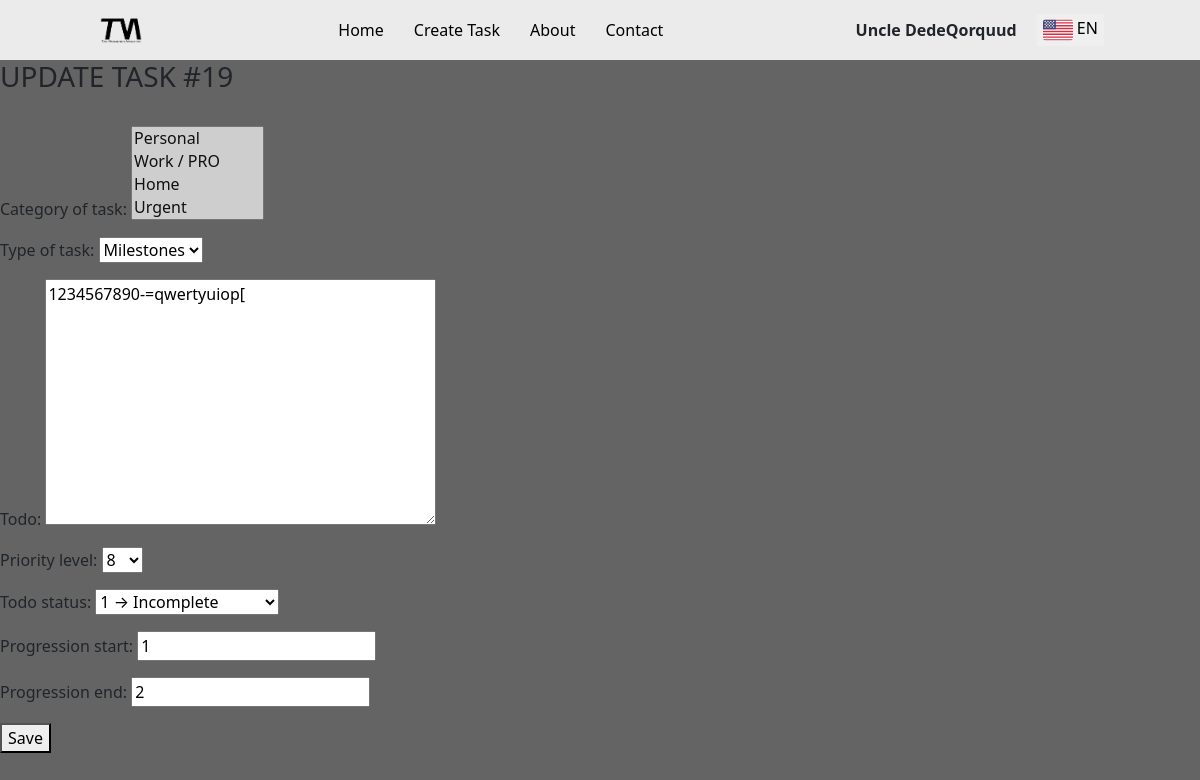
Page /update_task/19 (signed in) on the committed database.
### tasks/models.py (models this page shows, shortened)
class Task(models.Model):
    PRIORITY_OPTIONS = [(1,1), (2,2), (3,3), (4,4), (5,5), (6,6), (7,7), (8,8), (9,9), (10,10)]
    STATUS_OPTIONS = [(1,'1 → Incomplete'), (2,'2 → Work In Progress'), (3,'3 → Done')]
    category_of_task = models.ManyToManyField(Category, null=True, blank=True)
    type_of_task = models.ForeignKey(TypeOfTask, on_delete=models.CASCADE, null=True, blank=True) # related_name='tasks'
    todo = models.TextField(max_length=256, null=True, blank=True)
    priority_level = models.IntegerField(choices=PRIORITY_OPTIONS, default=1)
    todo_status = models.IntegerField(choices=STATUS_OPTIONS, default=1) # CONDITION IN HERE FOR SEPARATION, WHEN CHOOSE TYPE OF TASK, ONLY NECESSARY MODEL MUST BE VISIBLE
    progression_start = models.IntegerField(default=0)
    progression_end = models.IntegerField(default=1) # REQUIRES TRY EXCEPT OR ANY ERROR HANDLER, ONLY ALLOW START<END
    added_time = models.DateTimeField(auto_now_add=True)
    updated_time = models.DateTimeField(auto_now=True)
    assigned_to = models.ForeignKey(User, on_delete=models.SET_NULL, related_name='tasks', null=True)

### tasks/views.py (the view)
# urls.py: path('update_task/<int:pk>', tasks_view.update_task, name='update_task'),
@login_required
def update_task(request, pk):
    auth_stat = request.user.is_authenticated
    if request.user.is_authenticated:
        nickname = f'{request.user.first_name} {request.user.last_name}'
    else:
        nickname = 'Guest'
    task = get_object_or_404(Task, id=pk)
    if request.method == 'POST':
        task_form = TaskForm(request.POST, instance=task)
        if task_form.is_valid():
            task_form.save()
            log_history(request.user, 'update', f'Task #{task_form.save().id} successfully updated.')
            return redirect('tasks_list')
    else:
        task_form = TaskForm(instance=task)
        context = {
            'user': nickname,
            'auth_stat': auth_stat,
            'untitled_data': 'empty',
            'is_nav': True,
            'task_form': task_form,
            'active_card': task,
        }
    return render(request, 'tasks/update_task.html', context)

### tasks/forms.py
class TaskForm(forms.ModelForm):
    class Meta:
        model = Task
        exclude = ('added_time', 'updated_time', 'assigned_to')

### tasks/models.py (called while the page is built)
    def __str__(self):
        return self.name

    def __str__(self):
        return self.name

### templates/tasks/update_task.html (shortened to what this page needs)
{% extends '../base/layout.html' %}
{% load static %}
{% block content %}
    <div style="background-color: rgb(100,100,100); min-height: 850px;">
        <h3> UPDATE TASK #{{active_card.id}} </h3>
        <br>
        <form method="post">
            {{ task_form.as_p }}
            <button type="submit"> Save </button>
        </form>
    </div>
{% endblock %}

### rows in the picture
Task: id "19", type_of_task "Milestones", todo "1234567890-=qwertyuiop[", priority_level "8", todo_status "1 → Incomplete", progression_start "1", progression_end "2"

### other values in the picture
{{ user }} "Uncle DedeQorquud"
